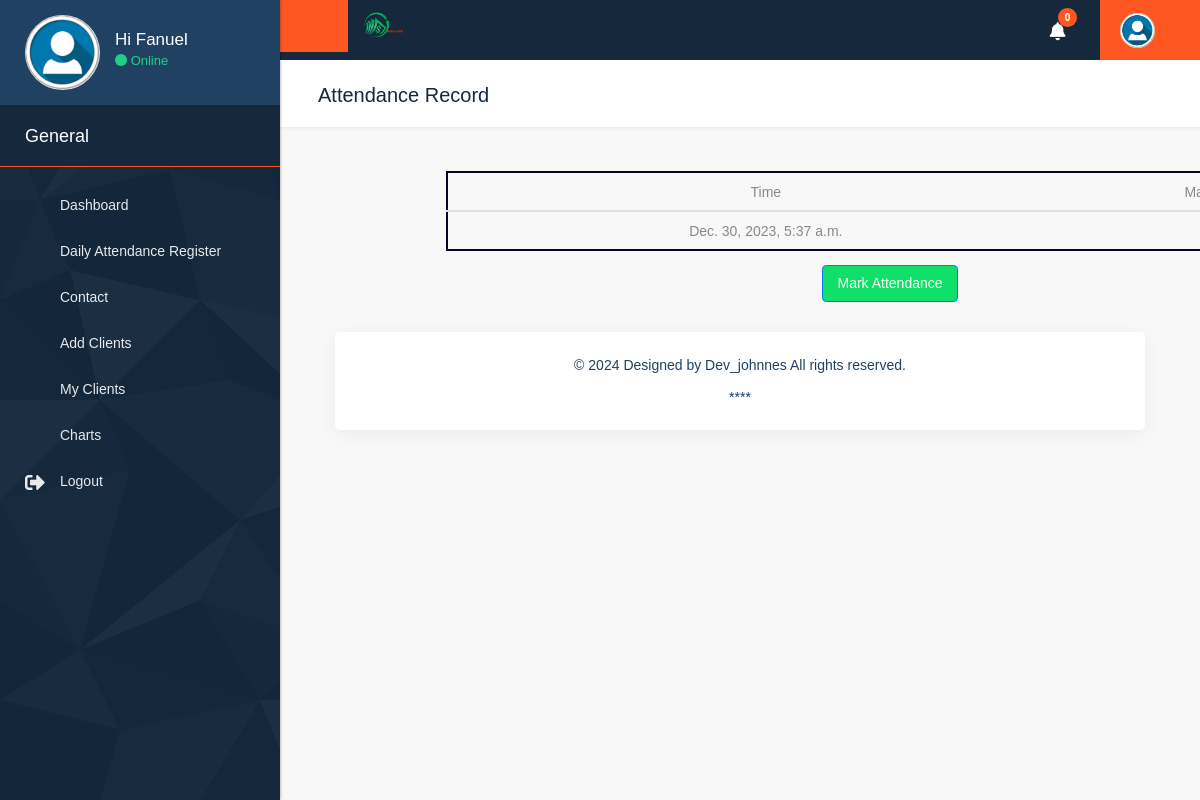
Before: /mark_attendance/ (signed in) with the older database file.
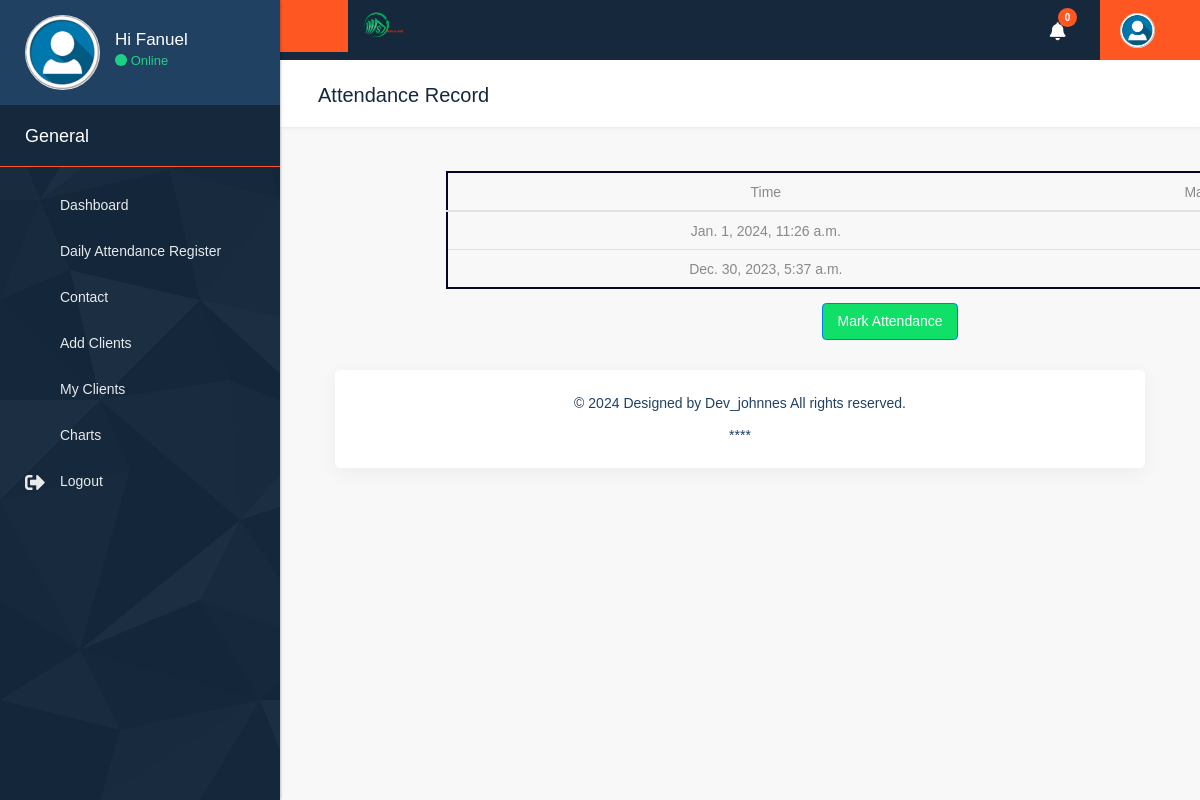
After: the same page with the newer database file.
### accounts/models.py (models this page shows, shortened)
class Attendance(models.Model):
    user = models.ForeignKey(User, on_delete=models.CASCADE)
    latitude = models.FloatField()
    longitude = models.FloatField()
    time = models.DateTimeField(default=timezone.now)
    date = models.DateField(default=get_current_date, null=True)
    class Meta:
        unique_together = ['user', 'date']  # Ensure each user has only one attendance record per day

### accounts/views.py (the view)
# urls.py: path('mark_attendance/', views.mark_attendance, name='mark_attendance'),
@login_required
@member_required
def mark_attendance(request):
    if request.method == 'POST':
        form = AttendanceForm(request.POST)
        if form.is_valid():
            user = request.user
            latitude = form.cleaned_data['latitude']
            longitude = form.cleaned_data['longitude']
            current_time = form.cleaned_data['time']
            current_date = timezone.now().date()  # Get the current date
            if Attendance.objects.filter(user=user, date=current_date).exists():
                messages.error(request, 'Attendance for today has already been marked!')
            else:
                Attendance.objects.create(user=user, latitude=latitude, longitude=longitude, time=current_time, date=current_date)
                messages.success(request, 'Attendance recorded successfully!')
            return redirect('mark_attendance')  # Change 'your_redirect_view_name' to the actual view name
    else:
        form = AttendanceForm()
    user = request.user
    attendance_records = Attendance.objects.filter(user=user).order_by('-date')
    return render(request, 'member/mark_attendance.html', {'form': form, 'attendance_records': attendance_records})

### accounts/templates/member/mark_attendance.html (shortened to what this page needs)
{% extends 'member/base.html' %}
{% load static %}
{% block page_title %}Attendance Record{% endblock %}
{% block content %}
  <div class="container">
    <div class="mt-3">
      <table class="table" style="width: 80%; margin: auto; border: 2px solid #040529;">
        <thead>
          <tr>
            <th scope="col" style="text-align: center;">Time</th>
            <th scope="col" style="text-align: center;">Marked</th>
          </tr>
        </thead>
        <tbody>
          {% for record in attendance_records %}
            <tr>
              <td style="text-align: center;">{{ record.time }}</td>
              <td style="text-align: center;"><input type="checkbox" checked disabled></td>
            </tr>
          {% empty %}
            <tr>
              <td colspan="3" style="text-align: center;">No attendance records found.</td>
            </tr>
          {% endfor %}
        </tbody>
      </table>
    </div>
    <div class="mt-3 d-flex justify-content-center">
      <form method="post" action="{% url 'mark_attendance' %}">
        <button type="submit" class="btn btn-primary btn-lg" style="background-color: rgb(16, 224, 103);" onclick="return showMessage()" data-toggle="tooltip" title="Click to mark attendance">Mark Attendance</button>
      </form>
    </div>
  </div>
{% endblock %}

Changed rows visible on the page:
added Attendance: time "Jan. 1, 2024, 11:26 a.m."
